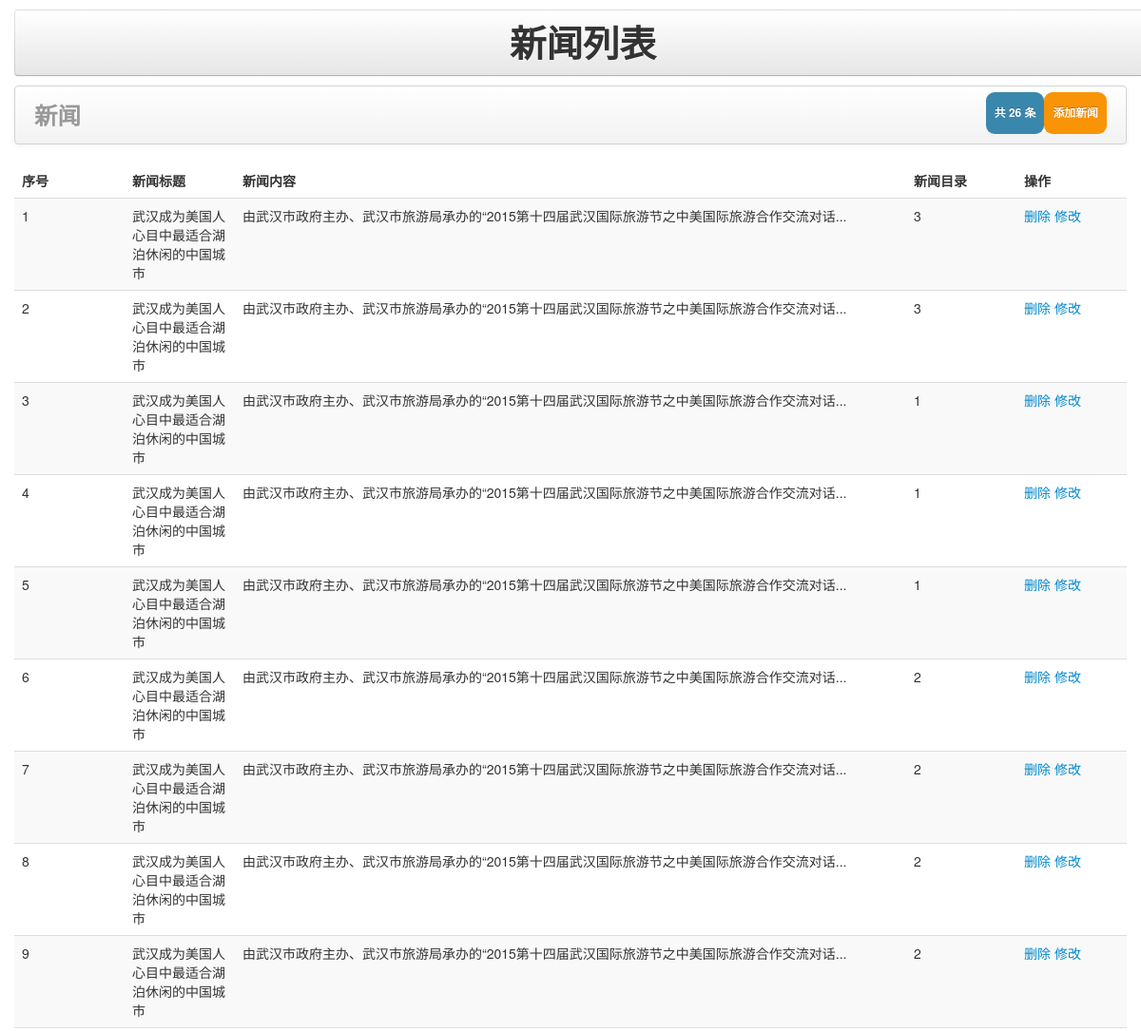
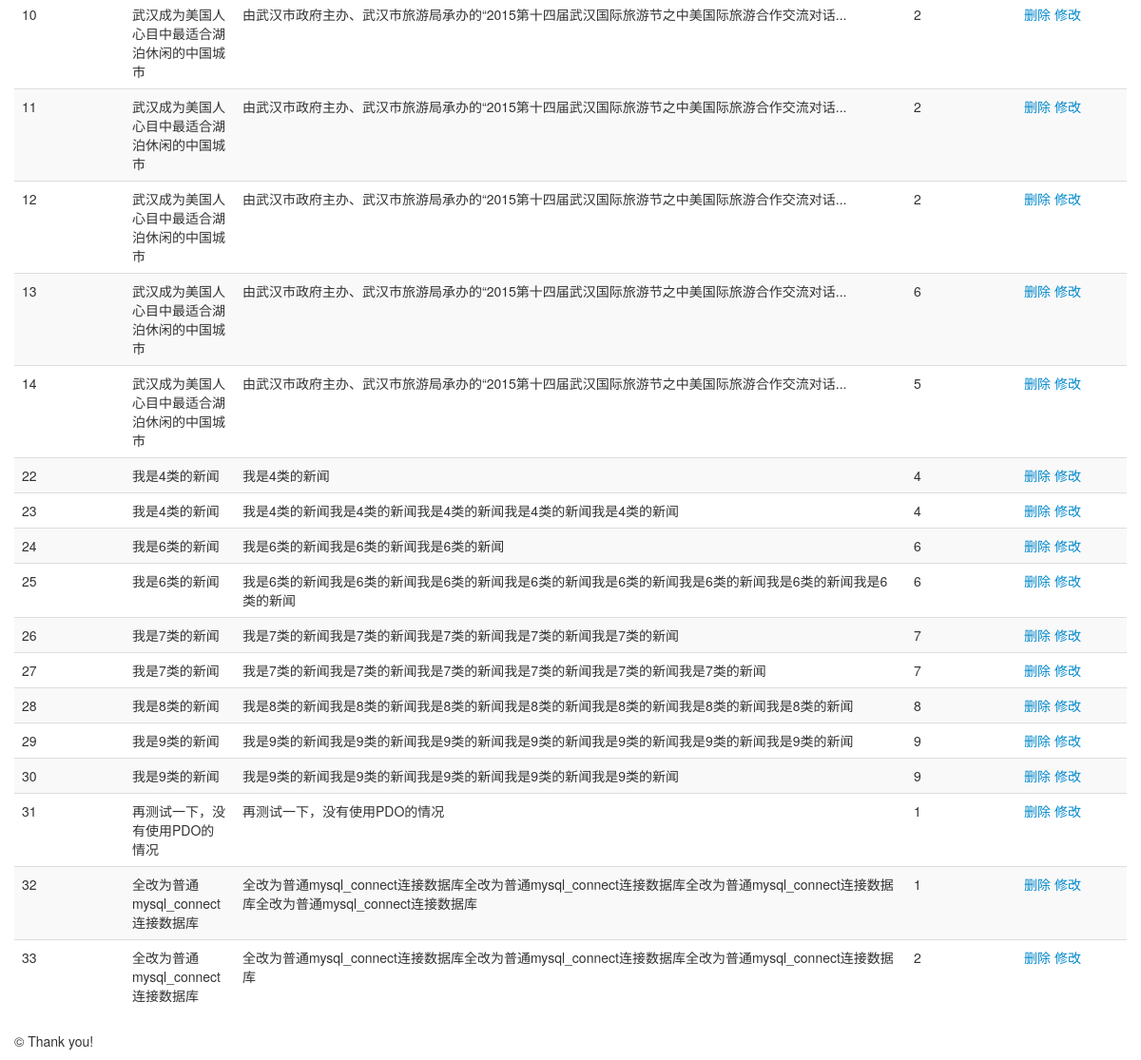
The app's page /admin/index.php with its own data (2 pictures, top to bottom).
### tables this page shows
CREATE TABLE `news` (
  `id` int(3) NOT NULL AUTO_INCREMENT,
  `newstitle` varchar(255) DEFAULT NULL,
  `newscontent` text,
  `cat` varchar(2) DEFAULT NULL,
  PRIMARY KEY (`id`)
);

### admin/index.php (the view, shortened to what this page needs)
<!DOCTYPE html>
<html>
<head>
    <link href="bootstrap/css/bootstrap.min.css" rel="stylesheet" media="screen">
    <link href="bootstrap/css/bootstrap-responsive.min.css" rel="stylesheet" media="screen">
</head>
<body>
    <div class="container">
        <div class=" btn btn-default" style="margin:10px auto;width:100%;">
            <h1>新闻列表</h1>
        </div>
        <div class="navbar navbar-inner block-header">
            <div class="muted pull-left pull-right">
                <h3>新闻</h3></div>
            <div class="pull-right" style="margin-top: 6px;">
                <span class="badge badge-warning"><h6 id="addNews">添加新闻</h6></span>
            </div>
            <div class="pull-right" style="margin-top: 6px;">
                <span class="badge badge-info"><h6>共
                    <?php
                        $sql = "select id,newstitle,newscontent,cat from news";
                        $count = 0;
                        $result=mysql_query($sql);
                        while($row = mysql_fetch_array($result)){
                            $count++;
                        }
                            echo $count;
                    ?> 条
                </h6></span>
            </div>
        </div>
    </div>
    <div class="content container">
        <table class="table table-striped">
            <thead>
                <tr>
                    <th style="width:100px">序号</th>
                    <th style="width:100px">新闻标题</th>
                    <th>新闻内容</th>
                    <th style="width:100px">新闻目录</th>
                    <th style="width:100px">操作</th>
                </tr>
            </thead>
            <tbody>
                <?php
                    $sql = "select id,newstitle,newscontent,cat from news";
                    $result=mysql_query($sql);
                    while($row = mysql_fetch_array($result)){
                        echo "<tr><td>".$row['id']."</td><td>".$row['newstitle']."</td><td>".$row['newscontent']."</td><td>".$row['cat']."</td>";
                        echo "<td>
                            <a href='javascript:doDel({$row['id']})'>删除</a>
                            <a href='edit.php?id={$row['id']}'>修改</a>
                        </td>";
                        echo "</tr>";
                    }
                ?>
            </tbody>
        </table>
    </div>
    <div class="container">
    <footer>
        <p>&copy; Thank you!</p>
    </footer>
    </div>
</body>
</html>

### records on screen
news: id "1", newstitle "武汉成为美国人心目中最适合湖泊休闲的中国城市", newscontent "由武汉市政府主办、武汉市旅游局承办的“2015第十四届武汉国际旅游节之中美国际旅游合作交流对话...", cat "3"
news: id "2", newstitle "武汉成为美国人心目中最适合湖泊休闲的中国城市", newscontent "由武汉市政府主办、武汉市旅游局承办的“2015第十四届武汉国际旅游节之中美国际旅游合作交流对话...", cat "3"
news: id "3", newstitle "武汉成为美国人心目中最适合湖泊休闲的中国城市", newscontent "由武汉市政府主办、武汉市旅游局承办的“2015第十四届武汉国际旅游节之中美国际旅游合作交流对话...", cat "1"
news: id "4", newstitle "武汉成为美国人心目中最适合湖泊休闲的中国城市", newscontent "由武汉市政府主办、武汉市旅游局承办的“2015第十四届武汉国际旅游节之中美国际旅游合作交流对话...", cat "1"
news: id "5", newstitle "武汉成为美国人心目中最适合湖泊休闲的中国城市", newscontent "由武汉市政府主办、武汉市旅游局承办的“2015第十四届武汉国际旅游节之中美国际旅游合作交流对话...", cat "1"
news: id "6", newstitle "武汉成为美国人心目中最适合湖泊休闲的中国城市", newscontent "由武汉市政府主办、武汉市旅游局承办的“2015第十四届武汉国际旅游节之中美国际旅游合作交流对话...", cat "2"
news: id "7", newstitle "武汉成为美国人心目中最适合湖泊休闲的中国城市", newscontent "由武汉市政府主办、武汉市旅游局承办的“2015第十四届武汉国际旅游节之中美国际旅游合作交流对话...", cat "2"
news: id "8", newstitle "武汉成为美国人心目中最适合湖泊休闲的中国城市", newscontent "由武汉市政府主办、武汉市旅游局承办的“2015第十四届武汉国际旅游节之中美国际旅游合作交流对话...", cat "2"
news: id "9", newstitle "武汉成为美国人心目中最适合湖泊休闲的中国城市", newscontent "由武汉市政府主办、武汉市旅游局承办的“2015第十四届武汉国际旅游节之中美国际旅游合作交流对话...", cat "2"
news: id "10", newstitle "武汉成为美国人心目中最适合湖泊休闲的中国城市", newscontent "由武汉市政府主办、武汉市旅游局承办的“2015第十四届武汉国际旅游节之中美国际旅游合作交流对话...", cat "2"
news: id "11", newstitle "武汉成为美国人心目中最适合湖泊休闲的中国城市", newscontent "由武汉市政府主办、武汉市旅游局承办的“2015第十四届武汉国际旅游节之中美国际旅游合作交流对话...", cat "2"
news: id "12", newstitle "武汉成为美国人心目中最适合湖泊休闲的中国城市", newscontent "由武汉市政府主办、武汉市旅游局承办的“2015第十四届武汉国际旅游节之中美国际旅游合作交流对话...", cat "2"
news: id "13", newstitle "武汉成为美国人心目中最适合湖泊休闲的中国城市", newscontent "由武汉市政府主办、武汉市旅游局承办的“2015第十四届武汉国际旅游节之中美国际旅游合作交流对话...", cat "6"
news: id "14", newstitle "武汉成为美国人心目中最适合湖泊休闲的中国城市", newscontent "由武汉市政府主办、武汉市旅游局承办的“2015第十四届武汉国际旅游节之中美国际旅游合作交流对话...", cat "5"
news: id "22", newstitle "我是4类的新闻", newscontent "我是4类的新闻", cat "4"
news: id "23", newstitle "我是4类的新闻", newscontent "我是4类的新闻我是4类的新闻我是4类的新闻我是4类的新闻我是4类的新闻", cat "4"
news: id "24", newstitle "我是6类的新闻", newscontent "我是6类的新闻我是6类的新闻我是6类的新闻", cat "6"
news: id "25", newstitle "我是6类的新闻", newscontent "我是6类的新闻我是6类的新闻我是6类的新闻我是6类的新闻我是6类的新闻我是6类的新闻我是6类的新闻我是6类的新闻", cat "6"
news: id "26", newstitle "我是7类的新闻", newscontent "我是7类的新闻我是7类的新闻我是7类的新闻我是7类的新闻我是7类的新闻", cat "7"
news: id "27", newstitle "我是7类的新闻", newscontent "我是7类的新闻我是7类的新闻我是7类的新闻我是7类的新闻我是7类的新闻我是7类的新闻", cat "7"
news: id "28", newstitle "我是8类的新闻", newscontent "我是8类的新闻我是8类的新闻我是8类的新闻我是8类的新闻我是8类的新闻我是8类的新闻我是8类的新闻", cat "8"
news: id "29", newstitle "我是9类的新闻", newscontent "我是9类的新闻我是9类的新闻我是9类的新闻我是9类的新闻我是9类的新闻我是9类的新闻我是9类的新闻", cat "9"
news: id "30", newstitle "我是9类的新闻", newscontent "我是9类的新闻我是9类的新闻我是9类的新闻我是9类的新闻我是9类的新闻", cat "9"
news: id "31", newstitle "再测试一下，没有使用PDO的情况", newscontent "再测试一下，没有使用PDO的情况", cat "1"
news: id "32", newstitle "全改为普通mysql_connect连接数据库", newscontent "全改为普通mysql_connect连接数据库全改为普通mysql_connect连接数据库全改为普通mysql_connect连接数据库全改为普通mysql_connect连接数据库", cat "1"
news: id "33", newstitle "全改为普通mysql_connect连接数据库", newscontent "全改为普通mysql_connect连接数据库全改为普通mysql_connect连接数据库全改为普通mysql_connect连接数据库", cat "2"

### other values on screen
$count "26"
